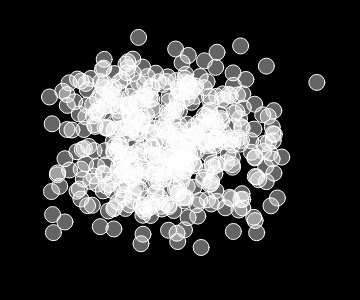
Frame 1 (no input)
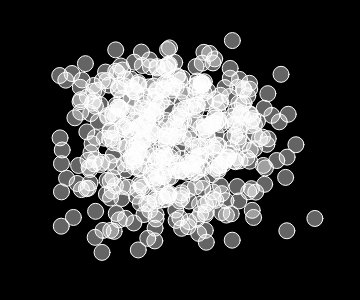
Frame 60 (no input)
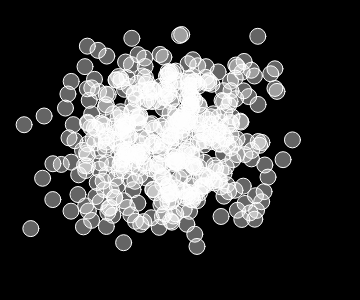
Frame 120 (the mouse pressed at the canvas centre since frame 60)

The p5.js sketch that drew these frames (run headless with seeded random() and noise() and a simulated clock; from frame 60 on, the mouse is pressed at the canvas centre):

// p5.js sketch
// ── sketch.js
var particles = new Array(500);

function setup() {
  createCanvas(360,300);
  for (var i = 0; i < particles.length; i++) {
    particles[i] = new Particle();
  }
}

function draw() {
  background(0);
  for (var i = 0; i < particles.length; i++) {
    particles[i].update();
    particles[i].display();
  }
}







// ── particle.js

function Particle() {
  this.x = 0;
  this.y = 0;
  this.t1 = random(10000);
  this.t2 = random(10000);

  this.update = function() {
    this.x = noise(this.t1)*width;
    this.y = noise(this.t2)*height;
    this.t1 += 0.02;
    this.t2 += 0.02;
  }

  this.display = function() {
    stroke(255);
    fill(255,100);
    ellipse(this.x,this.y,16,16);
  }
}
